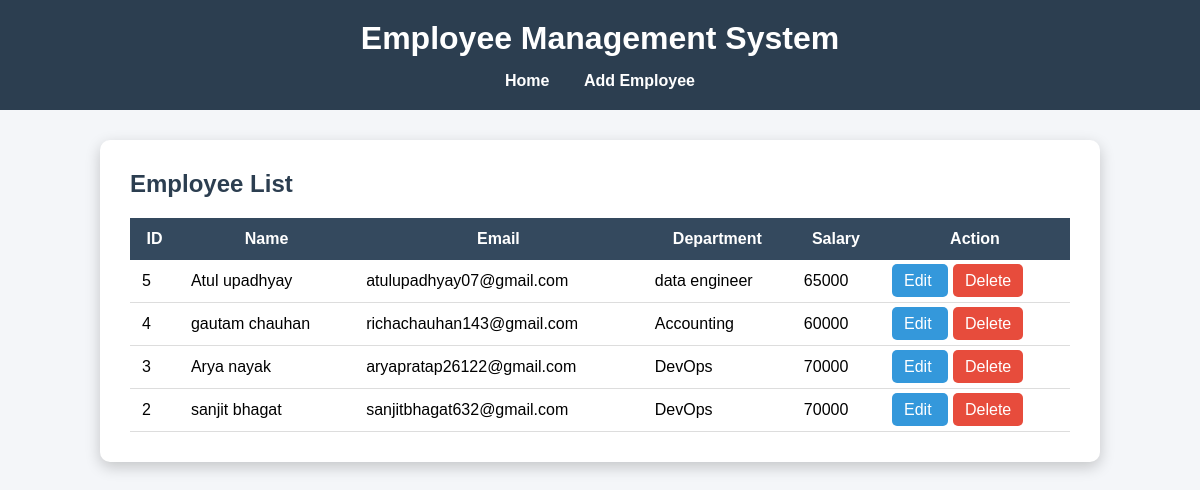
The page / on the database its author committed.
### tables this page shows
CREATE TABLE employees(
            id INTEGER PRIMARY KEY AUTOINCREMENT,
            name TEXT NOT NULL,
            email TEXT NOT NULL,
            department TEXT NOT NULL,
            salary INTEGER NOT NULL
        );

### app.py (the view)
@app.route("/")
def index():
    conn = get_connection()
    employees = conn.execute(
        "SELECT * FROM employees ORDER BY id DESC"
    ).fetchall()
    conn.close()
    return render_template("index.html", employees=employees)

### database.py (called while the page is built)
def get_connection():
    conn = sqlite3.connect(DATABASE)
    conn.row_factory = sqlite3.Row
    return conn

### templates/index.html
{% extends 'layout.html' %}
{% block content %}
<h2>Employee List</h2>
<table>
<tr>
<th>ID</th>
<th>Name</th>
<th>Email</th>
<th>Department</th>
<th>Salary</th>
<th>Action</th>
</tr>
{% for employee in employees %}
<tr>
<td>{{ employee.id }}</td>
<td>{{ employee.name }}</td>
<td>{{ employee.email }}</td>
<td>{{ employee.department }}</td>
<td>{{ employee.salary }}</td>
<td>
<a class="edit-btn"
href="{{ url_for('edit', id=employee.id) }}">
Edit
</a>
<a class="delete-btn"
href="{{ url_for('delete', id=employee.id) }}"
onclick="return confirm('Delete this employee?')">
Delete
</a>
</td>
</tr>
{% endfor %}
</table>
{% endblock %}

### templates/layout.html (shortened to what this page needs)
<!DOCTYPE html>
<html lang="en">
<head>
    <link rel="stylesheet" href="{{ url_for('static', filename='style.css') }}">
</head>
<body>
<header>
    <h1>Employee Management System</h1>
    <nav>
        <a href="{{ url_for('index') }}">Home</a>
        <a href="{{ url_for('add') }}">Add Employee</a>
    </nav>
</header>
<div class="container">
{% block content %}
{% endblock %}
</div>
</body>
</html>

### static/style.css (style rules this page uses)
* { margin: 0; padding: 0; box-sizing: border-box; font-family: Arial, sans-serif; }
body { background: #f4f6f9; }
header { background: #2c3e50; color: white; padding: 20px; }
header h1 { text-align: center; }
nav { text-align: center; margin-top: 15px; }
nav a { color: white; text-decoration: none; margin: 0 15px; font-weight: bold; }
.container { width: 90%; max-width: 1000px; background: white; margin: 30px auto; padding: 30px; border-radius: 10px; box-shadow: 0px 5px 15px rgba(0,0,0,0.2); }
h2 { margin-bottom: 20px; color: #2c3e50; }
table { width: 100%; border-collapse: collapse; }
table th { background: #34495e; color: white; padding: 12px; }
table td { padding: 12px; border-bottom: 1px solid #ddd; }
.edit-btn { background: #3498db; color: white; padding: 8px 12px; text-decoration: none; border-radius: 5px; }
.delete-btn { background: #e74c3c; color: white; padding: 8px 12px; text-decoration: none; border-radius: 5px; margin-left: 5px; }

### rows shown on the page
employees: id "5", name "Atul upadhyay", email "atulupadhyay07@gmail.com", department "data engineer", salary "65000"
employees: id "4", name "gautam chauhan", email "richachauhan143@gmail.com", department "Accounting", salary "60000"
employees: id "3", name "Arya nayak", email "aryapratap26122@gmail.com", department "DevOps", salary "70000"
employees: id "2", name "sanjit bhagat", email "sanjitbhagat632@gmail.com", department "DevOps", salary "70000"
